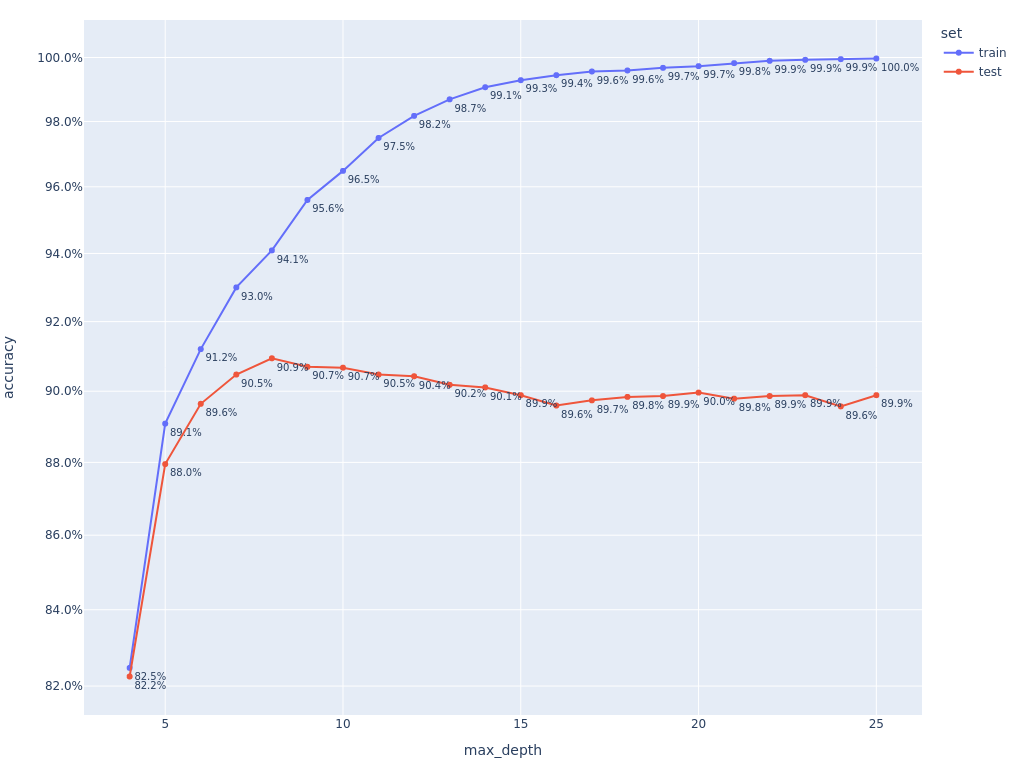

Python code for this plot:
from ucimlrepo import fetch_ucirepo
from sklearn.model_selection import train_test_split
from sklearn.tree import DecisionTreeClassifier
from sklearn.metrics import accuracy_score
import pandas as pd
import plotly.express as px

data = fetch_ucirepo(id=602)   # fetch dataset
X = data.data.features        # data (as pandas dataframes)
y = data.data.targets

X_train, X_test, y_train, y_test = train_test_split(X, y, test_size=0.3, random_state=123)

accuracy_list = []
for i in range(4,25+1,1):

  dt = DecisionTreeClassifier(criterion='gini',
                              max_depth=i,
                              min_samples_split=2,
                              min_samples_leaf=1,
                              random_state=123)

  # เริ่มเทรนร
  dt.fit(X_train, y_train)

  # Training set
  y_train_pred = dt.predict(X_train)
  acc_train = accuracy_score(y_train, y_train_pred)

  # Test set
  y_test_pred = dt.predict(X_test)
  acc_test = accuracy_score(y_test, y_test_pred)

  # Track accuracy
  accuracy_list.append([i, acc_train, 'train'])
  accuracy_list.append([i, acc_test, 'test'])

df = pd.DataFrame(accuracy_list, columns=['max_depth', 'accuracy', 'set'])
fig = px.line(df,
        y='accuracy',
        x='max_depth',
        color='set',
        log_y=True,
        text='accuracy',
        markers=True)        
fig.update_traces(texttemplate="%{y}")
fig.update_layout(yaxis_tickformat=".1%")
fig.update_traces(textposition='bottom right',textfont_size=10)
fig.update_layout(
    margin=dict(l=20, r=20, t=20, b=20),
)
fig.write_image('fig/decision_tree_max_depth.png', width=1024, height=768)
